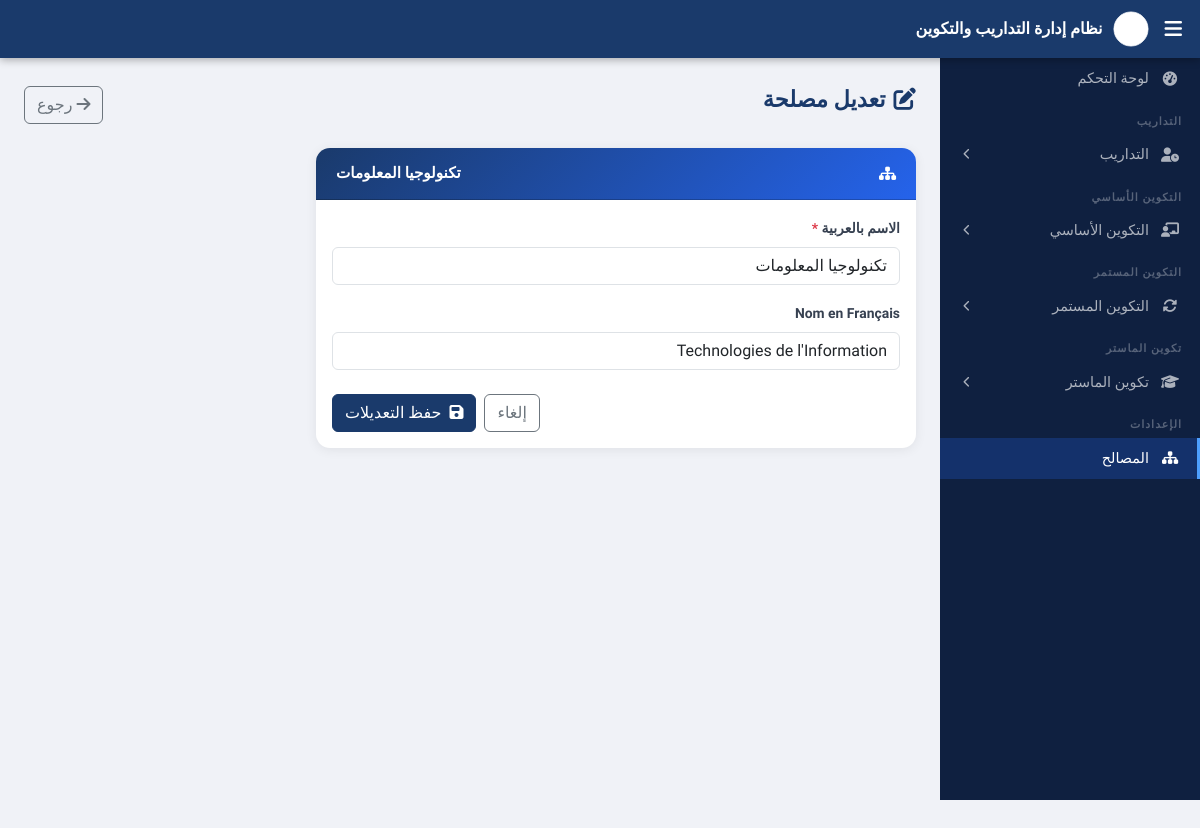
Page /index.php?action=edit_service&id=6 on the earlier database version.
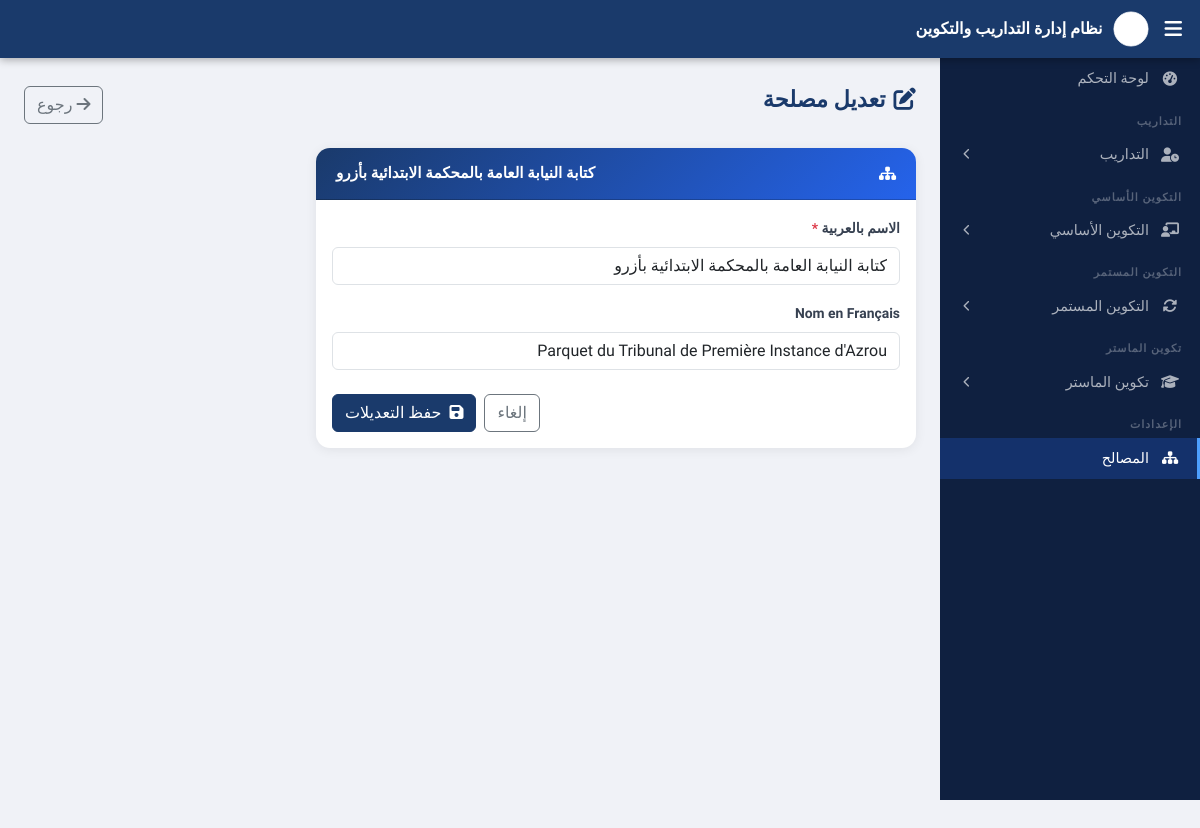
Same page on the later database version.
### tables this page shows
CREATE TABLE IF NOT EXISTS services (
    id         INT AUTO_INCREMENT PRIMARY KEY,
    nom_ar     VARCHAR(200) NOT NULL,
    nom_fr     VARCHAR(200),
    created_at TIMESTAMP DEFAULT CURRENT_TIMESTAMP
);

### controllers/ServiceController.php (called while the page is built, shortened)
<?php
require_once __DIR__ . '/../models/Service.php';
class ServiceController {
    private Service $model;
    public function __construct() { $this->model = new Service(); }
    public function edit(?int $id): void {
        if (!$id || !($service = $this->model->getById($id))) { $this->r('services'); }
        require __DIR__ . '/../views/services/edit.php';
    }
}

### config/database.php (called while the page is built)
<?php
class Database {
    private string $host = 'localhost';
    private string $db   = 'gestion_stagiaires';
    private string $user = 'root';
    private string $pass = '';
    public function getConnection(): PDO {
        $dsn = "mysql:host={$this->host};dbname={$this->db};charset=utf8mb4";
        return new PDO($dsn, $this->user, $this->pass, [
            PDO::ATTR_ERRMODE            => PDO::ERRMODE_EXCEPTION,
            PDO::ATTR_DEFAULT_FETCH_MODE => PDO::FETCH_ASSOC,
        ]);
    }
}

### models/Service.php (called while the page is built, shortened)
<?php
require_once __DIR__ . '/../config/database.php';
class Service {
    private PDO $pdo;
    public function __construct() {
        $this->pdo = (new Database())->getConnection();
    }
    public function getById(int $id): array|false {
        $stmt = $this->pdo->prepare("SELECT * FROM services WHERE id=?");
        $stmt->execute([$id]);
        return $stmt->fetch();
    }
}

### views/services/edit.php (the view, shortened to what this page needs)
<?php require __DIR__ . '/../layout/header.php'; ?>
<div class="page-header">
    <div><h2><i class="fas fa-edit me-2"></i>تعديل مصلحة</h2></div>
    <a href="index.php?action=services" class="btn btn-outline-secondary"><i class="fas fa-arrow-right me-1"></i>رجوع</a>
</div>
<?php $v = array_merge($service, $_SERVER['REQUEST_METHOD']==='POST' ? $_POST : []); ?>
<div class="card" style="max-width:600px">
    <div class="card-header"><i class="fas fa-sitemap me-2"></i><?= htmlspecialchars($service['nom_ar']) ?></div>
    <div class="card-body">
        <form method="POST" action="index.php?action=edit_service&id=<?= $service['id'] ?>">
            <div class="mb-3">
                <label class="form-label">الاسم بالعربية <span class="text-danger">*</span></label>
                <input type="text" name="nom_ar" class="form-control" value="<?= htmlspecialchars($v['nom_ar']) ?>" required>
            </div>
            <div class="mb-4">
                <label class="form-label">Nom en Français</label>
                <input type="text" name="nom_fr" class="form-control" value="<?= htmlspecialchars($v['nom_fr']??'') ?>">
            </div>
            <div class="d-flex justify-content-end gap-2">
                <a href="index.php?action=services" class="btn btn-outline-secondary">إلغاء</a>
                <button type="submit" class="btn btn-primary"><i class="fas fa-save me-2"></i>حفظ التعديلات</button>
            </div>
        </form>
    </div>
</div>
<?php require __DIR__ . '/../layout/footer.php'; ?>

Differences in the rows shown:
changed services: nom_ar "تكنولوجيا المعلومات" → "كتابة النيابة العامة بالمحكمة الابتدائية بأزرو"; nom_fr "Technologies de l'Information" → "Parquet du Tribunal de Première Instance d'Azrou"
